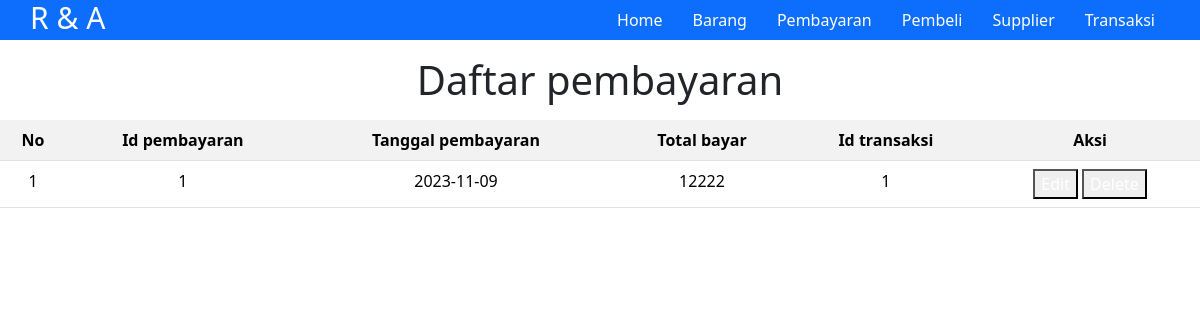
The page /pembayaran.php on the database its author committed.
### tables this page shows
CREATE TABLE `pembayaran` (
  `id_pembayaran` int(11) NOT NULL,
  `tgl_bayar` date NOT NULL,
  `total_bayar` int(11) NOT NULL,
  `id_transaksi` int(11) NOT NULL
);

### function.php (called while the page is built, shortened)
<?php
function koneksi(){
    $conn = mysqli_connect("localhost", "root", "", "penjualan");
    return $conn;
}
function query($sql){
    $conn = koneksi();
    $result = mysqli_query($conn, $sql);
    $rows = [];
    while($row = mysqli_fetch_assoc($result)){
        $rows[] = $row;
    }
    return $rows;
}
?>

### pembayaran.php (the view, shortened to what this page needs)
<?php
require "function.php";
$barang = query("SELECT * FROM pembayaran");
?>
<!DOCTYPE html>
<html lang="en">
<head>
    <link href="https://cdn.jsdelivr.net/npm/bootstrap@5.3.2/dist/css/bootstrap.min.css" rel="stylesheet">
</head>
<body>
<nav class="bg-primary">
        <h4>R & A</h4>
        <ul>
            <a href="index.php">
                <li>Home</li>
            </a>
            <a href="data_barang.php">
                <li>Barang</li>
            </a>
            <a href="pembayaran.php">
                <li>Pembayaran</li>
            </a>
            <a href="pembeli.php">
                <li>Pembeli</li>
            </a>
            <a href="supplier.php">
                <li>Supplier</li>
            </a>
            <a href="transaksi.php">
                <li>Transaksi</li>
            </a>
        </ul>
    </nav>
    <h1 class="my-3" style="text-align: center;">Daftar pembayaran</h1>
    <table class="table table-striped table-hover">
        <tr>
            <th>No</th>
            <th>Id pembayaran</th>
            <th>Tanggal pembayaran</th>
            <th>Total bayar</th>
            <th>Id transaksi</th>
            <th>Aksi</th>
        </tr>
        <?php $i = 1; ?>
        <?php foreach ($barang as $brg) { ?>
            <tr>
                <td><?= $i; ?></td>
                <td><?= $brg["id_pembayaran"]; ?></td>
                <td><?= $brg["tgl_bayar"]; ?></td>
                <td><?= $brg["total_bayar"]; ?></td>
                <td><?= $brg["id_transaksi"]; ?></td>
                <td>
                    <button><a href="">Edit </a></button>
                    <button><a href="">Delete</a></button>
                </td>
            </tr>
        <?php
            $i++;
        } ?>
    </table>
</body>
</html>

### pembayaran.php (style rules this page uses)
table { text-align: center; }
nav { width: 100%; height: 40px; display: flex; justify-content: space-between; padding: 0px 30px; }
ul { display: flex; height: 100%; align-items: center; }
li { list-style-type: none; margin: 0px 15px; }
a { text-decoration: none; color: white; }
h4 { color: white; font-size: 30px; }

### rows shown on the page
pembayaran: id_pembayaran "1", tgl_bayar "2023-11-09", total_bayar "12222", id_transaksi "1"
